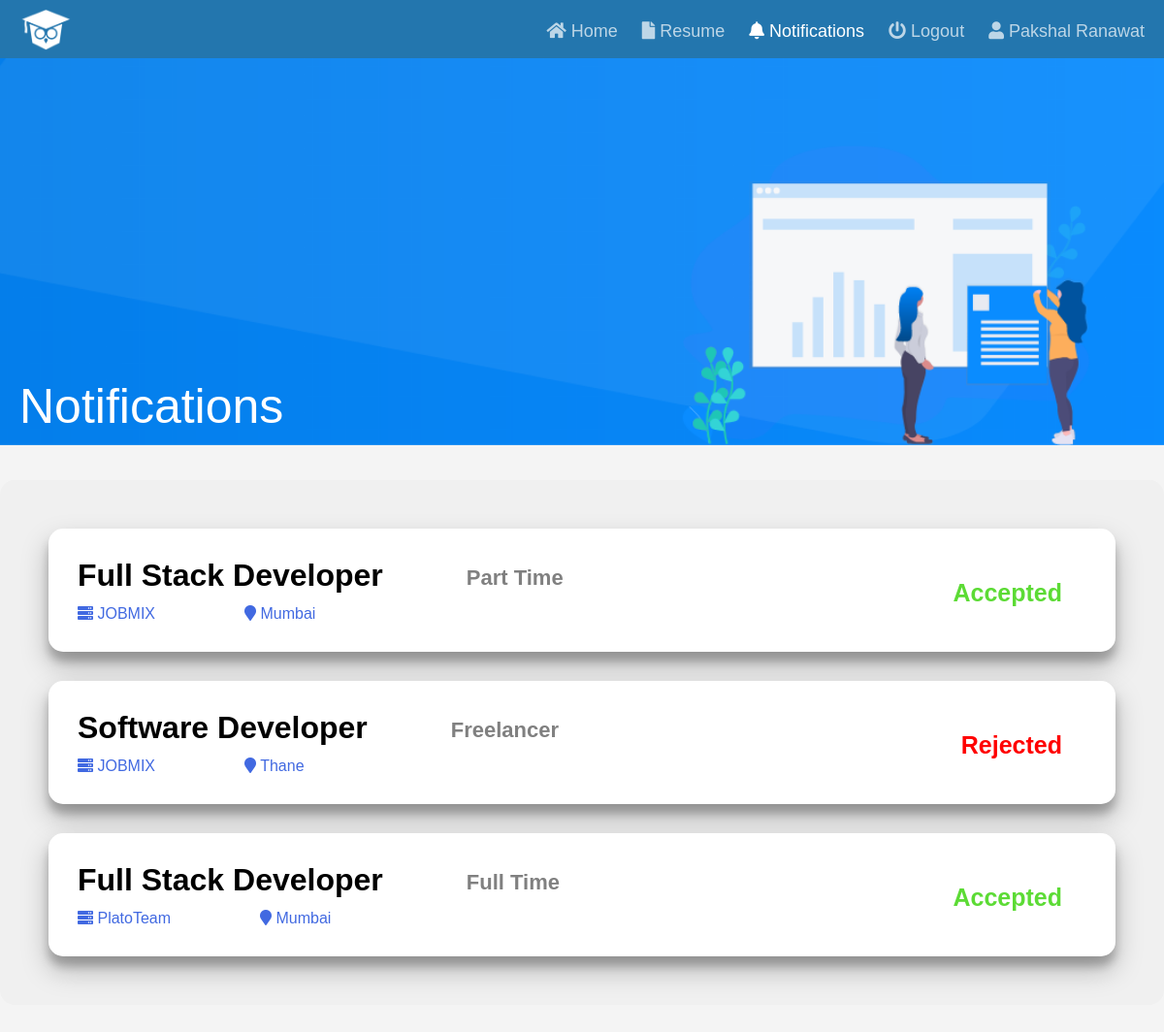
Page /php/employeenotifications.php (signed in) on the committed database.
### tables this page shows
CREATE TABLE `employee_job` (
  `inc_no` int(11) NOT NULL,
  `emp_no` int(11) NOT NULL,
  `job_id` int(11) NOT NULL,
  `ar_val` int(11) NOT NULL
);

CREATE TABLE `postajob` (
  `job_id` int(11) NOT NULL,
  `job_position` varchar(100) NOT NULL,
  `job_location` varchar(50) NOT NULL,
  `job_type` varchar(20) NOT NULL,
  `company_no` int(11) NOT NULL
);

CREATE TABLE `company` (
  `company_no` int(11) NOT NULL,
  `company_email` varchar(20) NOT NULL,
  `company_pass` varchar(300) NOT NULL,
  `company_name` varchar(30) NOT NULL,
  `company_phnumber` varchar(10) NOT NULL,
  `verified` int(11) NOT NULL
);

### php/employeenotifications.php (the view, shortened to what this page needs)
<?php
include '_dbconnect.php';
$e_id = $_SESSION['sess_id'];
?>
<!DOCTYPE html>
<html lang="en">
<head>
  <link rel="stylesheet" href="../css/employeenotifications.css" />
  <link rel="stylesheet" href="../css/navbar.css" />
  <link rel="stylesheet" href="https://cdnjs.cloudflare.com/ajax/libs/font-awesome/5.14.0/css/all.min.css" />
</head>
<body>
  <nav class="navbar">
    <img src="../web_dev_img/dailysmarty.png" class="logo">
    <ul class="main-nav" id="js-menu">
      <li>
        <a href="employeehome.php" class="nav-links"><i class="fa fa-home" aria-hidden="true"></i> Home</a>
      </li>
      <li>
        <a href="cv.php" class="nav-links"><i class="fa fa-file" aria-hidden="true"></i> Resume</a>
      </li>
      <li>
        <a href="#" class="nav-links select-page"><i class="fa fa-bell" aria-hidden="true"></i> Notifications</a>
      </li>
      <li>
        <a href="logout.php" class="nav-links"><i class="fa fa-power-off" aria-hidden="true"></i> Logout</a>
      </li>
      <li>
        <a href="#" class="nav-links"><i class="fa fa-user" aria-hidden="true"></i> <?php echo $_SESSION['navname']; ?></a>
      </li>
    </ul>
  </nav>
  <div class="image-text-box">
    <div class="bottom-left">Notifications</div>
  </div>
  <div class="super-container">
    <?php
    $sql = "SELECT j.job_position, j.job_location, j.job_type, j.company_no, ej.ar_val FROM `employee_job` ej JOIN `postajob` j WHERE j.job_id = ej.job_id AND ej.emp_no='$e_id' AND ej.ar_val!= 0;";
    $result = mysqli_query($conn, $sql);
    while ($row = mysqli_fetch_assoc($result)) {
      $sql = "SELECT `company_name` FROM `company` WHERE `company_no`='" . $row['company_no'] . "' ;";
      $ans = mysqli_query($conn, $sql);
      $numrows = mysqli_fetch_assoc($ans);
      echo '<div class="component">
        <div class="job">
          <h3>' . $row['job_position'] . '</h3>
          <h4 class="job-type">' . $row['job_type'] . '</h4>
        </div>
        <div class="company-location">
          <a class="locate"><i class="fa fa-server" aria-hidden="true"></i>
            <span>' . $numrows['company_name'] . '</span></a>
          <h5 class="header-five">
            <i class="fa fa-map-marker" aria-hidden="true"></i>
            <span>' . $row['job_location'] . ' </span>
          </h5>
        </div>';
      if ($row['ar_val'] == 1) {
        echo '<div class="application">
          <span class="toggle-accepted">Accepted</span>
        </div>
      </div>';
      } else {
        echo '<div class="application">
          <span class="toggle-rejected">Rejected</span>
        </div>
      </div>';
      }
    }
    ?>
  </div>
</body>
</html>

### css/employeenotifications.css (style rules this page uses)
.super-container { margin-top: 50px; background: #f0f0f0; padding: 20px; border-radius: 15px; max-width: 1349px; margin: 35px auto; }
.component { border-radius: 15px; margin: 30px; background: white; padding: 30px; box-shadow: 0 14px 28px rgba(0, 0, 0, 0.25), 0 10px 10px rgba(0, 0, 0, 0.22); }
.job { display: flex; }
h4 { color: grey; display: inline-table; margin-left: 60px; margin-top: 3px; padding: 10px 26px; font-size: 22px; border-radius: 23px; top: -5px; }
.job-type { position: relative; }
.company-location { display: flex; }
.header-five { margin-left: 92px; font-size: 16px; font-weight: 100; }
h3 { font-size: xx-large; }
.application { float: right; position: relative; bottom: 45px; right: 25px; }
.application span { text-decoration: none; }
.toggle-accepted { color: #5cdb35 ; font-weight: bolder; font-size: 25px; }
.toggle-rejected { color: #ff0000; ; font-weight: bolder; font-size: 25px; }
.company-location { color: gray; }
.locate { color: #4169e1; }
h5 { color: #4169e1; }

### css/navbar.css (style rules this page uses)
* { box-sizing: border-box; padding: 0; margin: 0; }
body { font-family: "Josefin Sans", sans-serif; background-color: #f4f4f4; }
.navbar { background-color: #2376ae; font-size: 18px; height: 60px; }
.nav-links { text-decoration: none; color: rgba(255, 255, 255, 0.7); }
.select-page { text-decoration: none; color: rgba(255, 255, 255, 1); }
.logo { margin-top: 8px; height: 45px; }
.main-nav { list-style-type: none; }
.main-nav { display: flex; flex-direction: row; justify-content: flex-end; padding-bottom: 20px; margin-right: 20px; position: relative; top: -36px; }
.nav-links { padding-left: 25px; }
.image-text-box { background-image: url(../web_dev_img/bradcam.png); background-size: cover; background-repeat: no-repeat; height: 400px; background-position: 90% center; }
.bottom-left { position: relative; top: 330px; padding-left: 20px; color: rgba(255, 255, 255, 1); font-size: 50px; }

### rows in the picture
employee_job: job.job_position "Full Stack Developer", job.job_type "Part Time", company.company_name "JOBMIX", job.job_location "Mumbai", ar_val "Accepted"
employee_job: job.job_position "Software Developer", job.job_type "Freelancer", company.company_name "JOBMIX", job.job_location "Thane", ar_val "Rejected"
employee_job: job.job_position "Full Stack Developer", job.job_type "Full Time", company.company_name "PlatoTeam", job.job_location "Mumbai", ar_val "Accepted"

### other values in the picture
$_SESSION['navname'] "Pakshal Ranawat"
